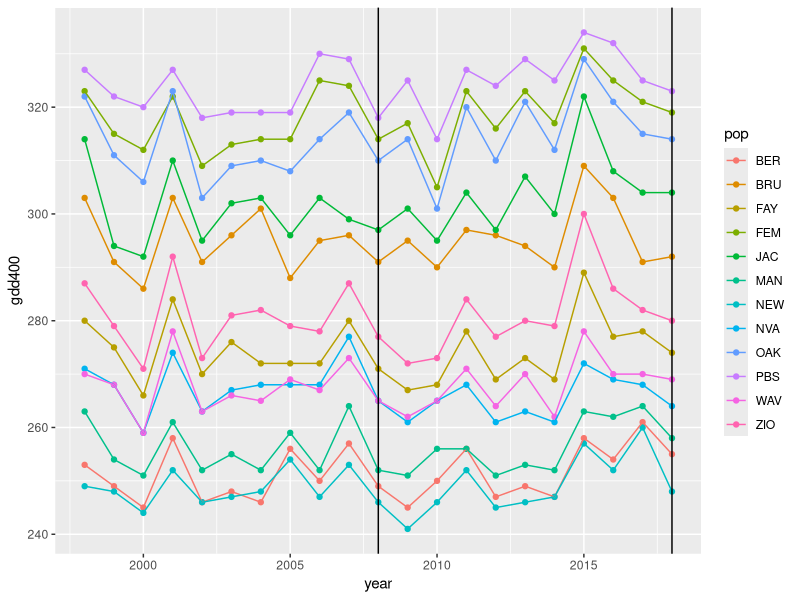
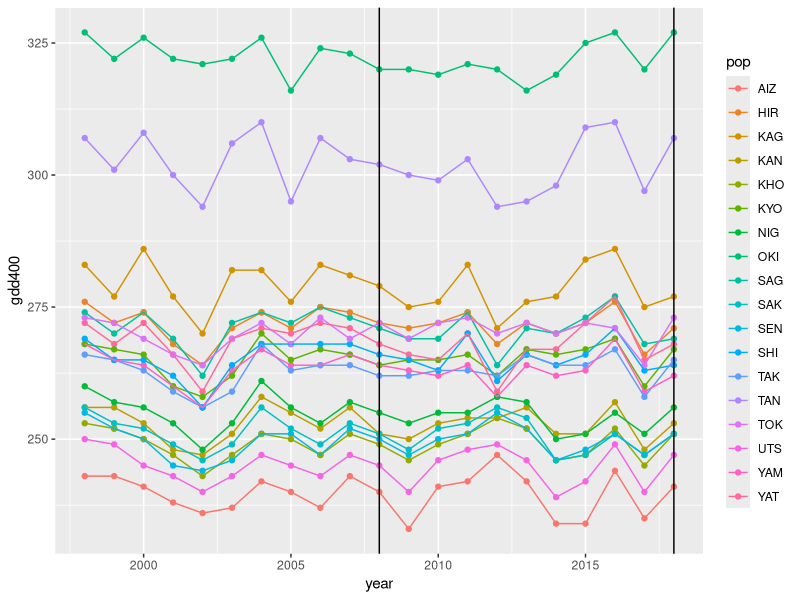
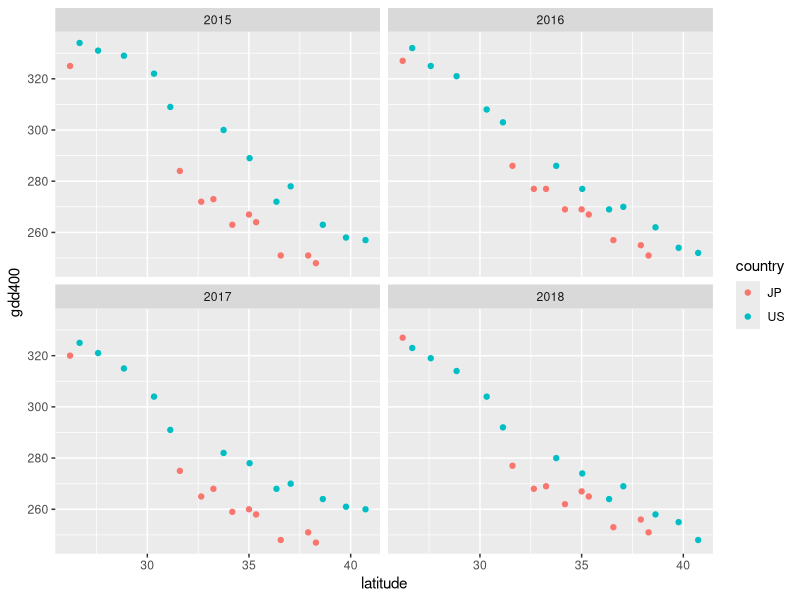
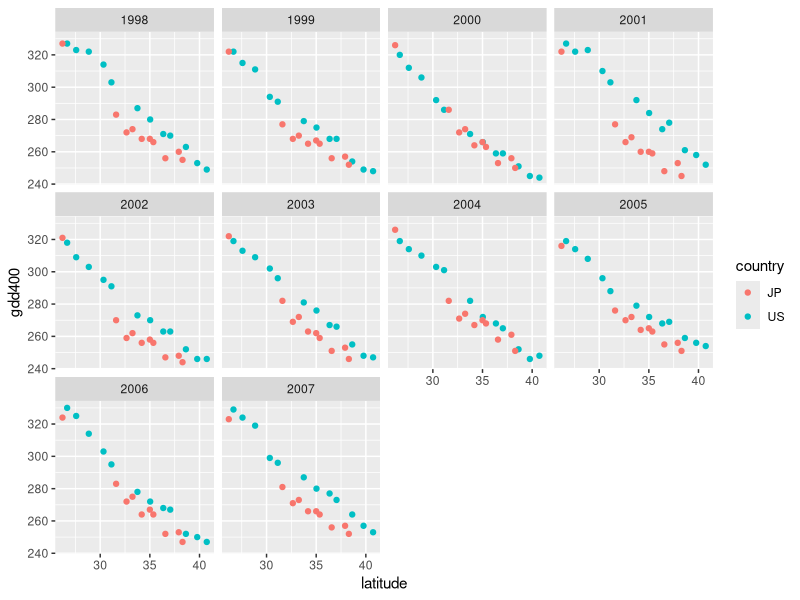
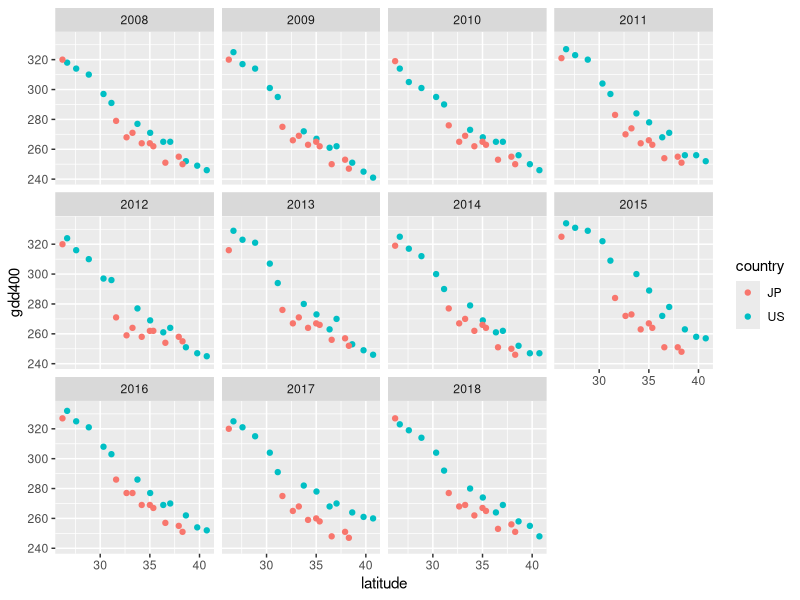
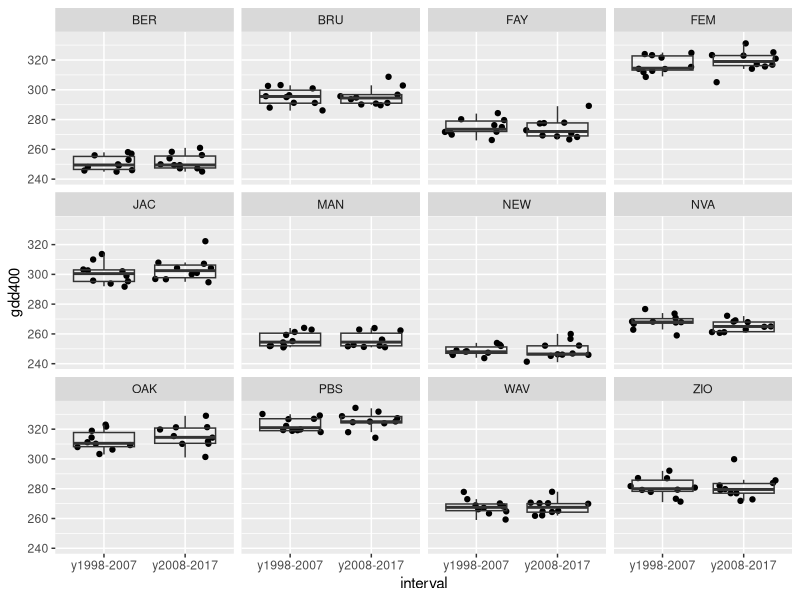
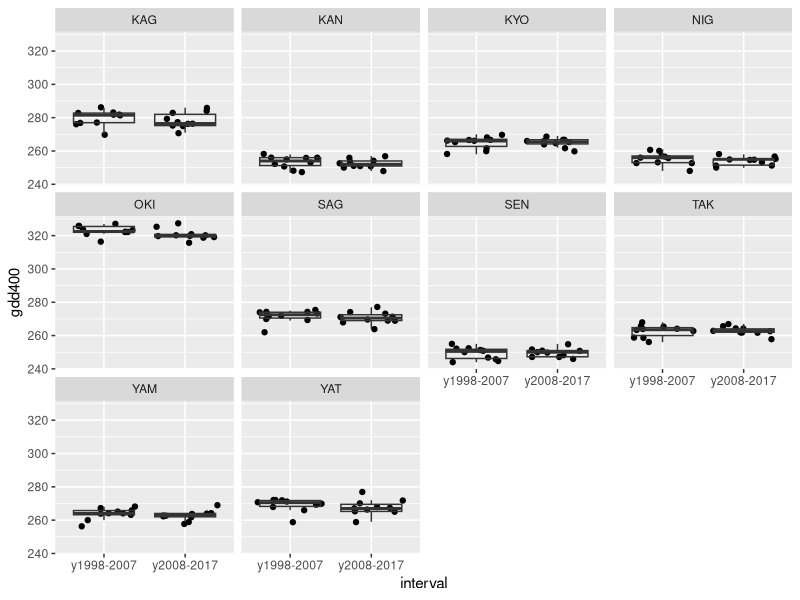
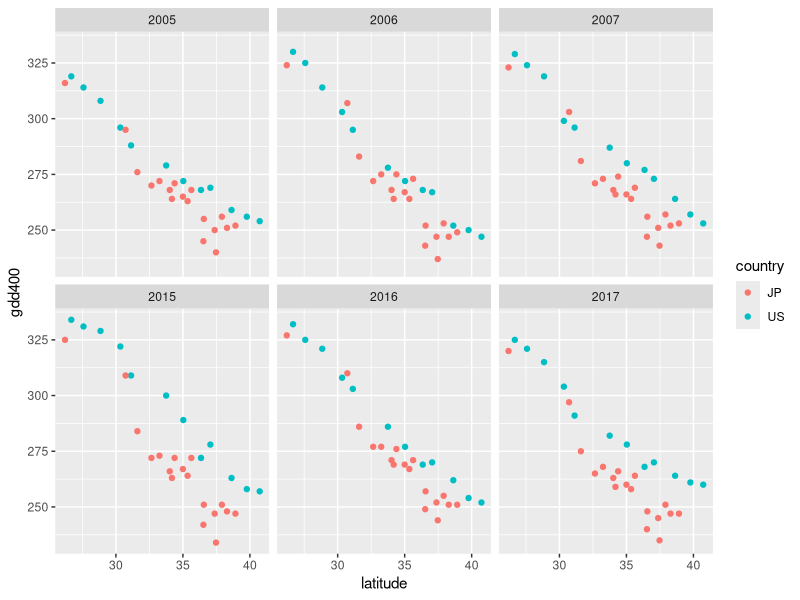

Recreate these plots in R, in order.
## ---- chunk 1
library(tidyverse)
## ---- chunk 2
#importing and reshaping table
gdd400_us <- read.csv("GDD400_US.csv", check.names=FALSE) %>% gather(year, gdd400, "1998":"2018", factor_key=FALSE)
gdd400_us$year<-as.numeric(gdd400_us$year)
ggplot(gdd400_us, aes(x=year, y=gdd400, color=pop)) + geom_point() + geom_line() + geom_vline(xintercept=c(2008,2018))

## ---- chunk 3
gdd400_jp <- read.csv("GDD400_JP.csv", check.names=FALSE) %>% gather(year, gdd400, "1998":"2018", factor_key=FALSE)
gdd400_jp$year<-as.numeric(gdd400_jp$year)
ggplot(gdd400_jp, aes(x=year, y=gdd400, color=pop)) + geom_point() + geom_line() + geom_vline(xintercept=c(2008,2018))

## ---- chunk 4
#adding latitudes
locations<-read.csv("mapping_pops_cpp_expt.csv")
gdd400_us<-left_join(gdd400_us, select(locations, pop, latitude, country, only_2008), by=c("pop"))
gdd400_jp<-left_join(gdd400_jp, select(locations, pop, latitude, country, only_2008), by=c("pop"))
gdd400_all<-rbind(gdd400_us, gdd400_jp)
gdd400_all$pop<-as.factor(gdd400_all$pop)
gdd400_all<-mutate(gdd400_all, interval=case_when(year<=2017 & year>=2008 ~ 'y2008-2017',
                                                  year<2008 ~ 'y1998-2007'))
## ---- chunk 5
ggplot(filter(gdd400_all, year>2014, only_2008=="n"), aes(x=latitude, y=gdd400, color=country)) + geom_point() + facet_wrap(~year)
## ---- chunk 6
ggplot(filter(gdd400_all, year<2008, only_2008=="n"), aes(x=latitude, y=gdd400, color=country)) + geom_point() + facet_wrap(~year)

## ---- chunk 7
ggplot(filter(gdd400_all, year>=2008, only_2008=="n"), aes(x=latitude, y=gdd400, color=country)) + geom_point() + facet_wrap(~year)

## ---- chunk 8
gdd400_all$interval<-as.factor(gdd400_all$interval)
## ---- chunk 9
ggplot(filter(gdd400_all, country=="US", interval!="NA"), aes(x=interval, y=gdd400)) + geom_point(position=position_jitter()) + geom_boxplot(alpha=0) + facet_wrap(~pop)
## ---- chunk 10
ggplot(filter(gdd400_all, country=="JP", interval!="NA", only_2008=="n"), aes(x=interval, y=gdd400)) + geom_point(position=position_jitter()) + geom_boxplot(alpha=0) + facet_wrap(~pop)

## ---- chunk 11
ggplot(filter(gdd400_all, year %in% c(2005, 2006, 2007, 2015, 2016, 2017)), aes(x=latitude, y=gdd400, color=country)) + geom_point() + facet_wrap(~year)
## ---- chunk 12
tmin_us<-read.csv("AvgTmin_US.csv", check.names=FALSE) %>% gather(year, Tmin, "1998":"2018", factor_key=FALSE)
#In order to look at winter temperatures, need to combine Nov/Dec with Jan/Feb of the following year. January and February are reassigned in this table to the previous year to create seasonal years
tmin_us$year<-as.numeric(tmin_us$year) 
tmin_us$seasonalyear<-if_else(tmin_us$month %in% c("Jan","Feb"), tmin_us$year-1, tmin_us$year)
minwintertemp_us<-filter(tmin_us, month %in% c("Nov","Dec","Jan","Feb")) %>% group_by(pop, seasonalyear) %>% summarise(wintermin=min(Tmin), wintermonths_sd=sd(Tmin)) %>% filter(!(seasonalyear %in% c(1997,2018)))
ggplot(minwintertemp_us, aes(x=seasonalyear, y=wintermin, color=pop)) + geom_point() + geom_line() + geom_vline(xintercept=c(2008,2018)) 
## ---- chunk 13
ggplot(minwintertemp_us, aes(x=seasonalyear, y=wintermonths_sd, color=pop)) + geom_point() + geom_line() + geom_vline(xintercept=c(2008,2018)) 

## ---- chunk 14
tmin_jp<-read.csv("AvgTmin_JP.csv", check.names=FALSE) %>% gather(year, Tmin, "1998":"2018", factor_key=FALSE)
tmin_jp$year<-as.numeric(tmin_jp$year) 
tmin_jp$seasonalyear<-if_else(tmin_jp$month %in% c("Jan","Feb"), tmin_jp$year-1, tmin_jp$year)
minwintertemp_jp<-filter(tmin_jp, month %in% c("Nov","Dec","Jan","Feb")) %>% group_by(pop, seasonalyear) %>% summarise(wintermin=min(Tmin), wintermonths_sd=sd(Tmin)) %>% filter(!(seasonalyear %in% c(1997,2018)))
ggplot(minwintertemp_jp, aes(x=seasonalyear, y=wintermin, color=pop)) + geom_point() + geom_line() + geom_vline(xintercept=c(2008,2018))
## ---- chunk 15
ggplot(minwintertemp_jp, aes(x=seasonalyear, y=wintermonths_sd, color=pop)) + geom_point() + geom_line() + geom_vline(xintercept=c(2008,2018))

## ---- chunk 16
wintermin_all<-rbind(minwintertemp_us, minwintertemp_jp)
gdd400_all_new<-left_join(gdd400_all, wintermin_all, by=c("pop"="pop", "year"="seasonalyear"))
gdd400_all_new$pop<-as.factor(gdd400_all_new$pop)

## ---- chunk 17
ggplot(filter(gdd400_all_new, interval=="y1998-2007", only_2008=="n"), aes(x=latitude, y=wintermin, color=country)) + geom_point() + facet_wrap(~year) 
## ---- chunk 18
ggplot(filter(gdd400_all_new, interval=="y2008-2017", only_2008=="n"), aes(x=latitude, y=wintermin, color=country)) + geom_point() + facet_wrap(~year)

## ---- chunk 19
ggplot(filter(gdd400_all_new, country=="US", interval!="NA"), aes(x=interval, y=wintermin)) + geom_point(position=position_jitter()) + geom_boxplot(alpha=0) + facet_wrap(~pop)
## ---- chunk 20
ggplot(filter(gdd400_all_new, year %in% c(2007,2017), only_2008=="n"), aes(x=latitude, y=wintermin, color=as.factor(year))) + geom_point() + facet_grid(~country) + scale_color_manual(values=c("blue","orange"))

## ---- chunk 21
ggplot(filter(gdd400_all_new, year %in% c(2006,2016), only_2008=="n"), aes(x=latitude, y=wintermin, color=as.factor(year))) + geom_point() + facet_grid(~country) + scale_color_manual(values=c("blue","orange"))

## ---- chunk 22
ggplot(filter(gdd400_all_new, year %in% c(2005,2015)), aes(x=latitude, y=wintermin, color=as.factor(year))) + geom_point() + facet_grid(~country) + scale_color_manual(values=c("blue","orange"))

## ---- chunk 23
#adding 2008 and 2018 CPP values to big table of yearly deadlines and winter temps
cpp_year<-select(read.csv("cpp_calcs_filtered.csv"), pop, Estimate, year) %>% filter(year!="1988") %>% rename("CPP_YEAR"="year")
gdd400_all_new<-left_join(gdd400_all_new, cpp_year, by="pop")
gdd400_all_new$CPP_YEAR<-as.factor(gdd400_all_new$CPP_YEAR)

## ---- chunk 24

ggplot(filter(gdd400_all_new, year==2007, CPP_YEAR==2018), aes(x=gdd400, y=Estimate, color=country)) + geom_point() + stat_smooth(method=lm) 
## ---- chunk 25
ggplot(filter(gdd400_all_new, year==2007, CPP_YEAR==2018), aes(x=latitude, y=Estimate, color=country)) + geom_point() + stat_smooth(method=lm) 

## ---- chunk 26
ggplot(filter(gdd400_all_new, year %in% c(2007,2017)), aes(x=gdd400, y=Estimate, color=CPP_YEAR)) + scale_color_manual(values=c("gray", "black")) + geom_point() + facet_wrap(~year) + stat_smooth(method=lm)
## ---- chunk 27
variation_summary<-filter(gdd400_all_new, interval!="NA", CPP_YEAR=="2018") %>% group_by(pop, interval) %>% dplyr::summarize(lat=mean(latitude), country=first(country), gdd400_sd=sd(gdd400), wintermin_sd=sd(wintermin), cpp_2018=mean(Estimate))
ggplot(variation_summary, aes(x=lat, y=wintermin_sd, color=interval)) + geom_point() + facet_grid(~country)
